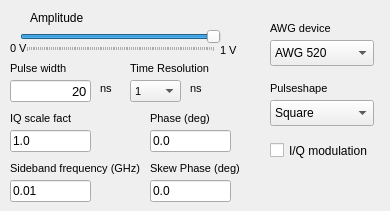
     <widget class="QWidget" name="tab_2">
      <attribute name="title">
       <string>AWG</string>
      </attribute>
      <widget class="QSlider" name="voltageSlider">
       <property name="geometry">
        <rect>
         <x>20</x>
         <y>30</y>
         <width>201</width>
         <height>22</height>
        </rect>
       </property>
       <property name="minimum">
        <number>0</number>
       </property>
       <property name="maximum">
        <number>1000</number>
       </property>
       <property name="singleStep">
        <number>5</number>
       </property>
       <property name="value">
        <number>1000</number>
       </property>
       <property name="sliderPosition">
        <number>1000</number>
       </property>
       <property name="orientation">
        <enum>Qt::Horizontal</enum>
       </property>
       <property name="invertedAppearance">
        <bool>false</bool>
       </property>
       <property name="invertedControls">
        <bool>false</bool>
       </property>
       <property name="tickPosition">
        <enum>QSlider::TicksBelow</enum>
       </property>
      </widget>
      <widget class="QComboBox" name="comboBoxTimeRes">
       <property name="geometry">
        <rect>
         <x>130</x>
         <y>80</y>
         <width>51</width>
         <height>22</height>
        </rect>
       </property>
       <property name="font">
        <font>
         <pointsize>8</pointsize>
        </font>
       </property>
       <item>
        <property name="text">
         <string>1</string>
        </property>
       </item>
       <item>
        <property name="text">
         <string>5</string>
        </property>
       </item>
       <item>
        <property name="text">
         <string>10</string>
        </property>
       </item>
       <item>
        <property name="text">
         <string>25</string>
        </property>
       </item>
       <item>
        <property name="text">
         <string>100</string>
        </property>
       </item>
      </widget>
      <widget class="QLabel" name="label_29">
       <property name="geometry">
        <rect>
         <x>130</x>
         <y>60</y>
         <width>91</width>
         <height>16</height>
        </rect>
       </property>
       <property name="font">
        <font>
         <pointsize>8</pointsize>
        </font>
       </property>
       <property name="text">
        <string>Time Resolution</string>
       </property>
      </widget>
      <widget class="QLabel" name="label_30">
       <property name="geometry">
        <rect>
         <x>190</x>
         <y>80</y>
         <width>21</width>
         <height>16</height>
        </rect>
       </property>
       <property name="font">
        <font>
         <pointsize>8</pointsize>
        </font>
       </property>
       <property name="text">
        <string>ns</string>
       </property>
      </widget>
      <widget class="QLabel" name="label_19">
       <property name="geometry">
        <rect>
         <x>30</x>
         <y>10</y>
         <width>101</width>
         <height>16</height>
        </rect>
       </property>
       <property name="text">
        <string>Amplitude</string>
       </property>
      </widget>
      <widget class="QLabel" name="label_20">
       <property name="geometry">
        <rect>
         <x>10</x>
         <y>40</y>
         <width>53</width>
         <height>16</height>
        </rect>
       </property>
       <property name="font">
        <font>
         <pointsize>8</pointsize>
        </font>
       </property>
       <property name="text">
        <string>0 V</string>
       </property>
      </widget>
      <widget class="QLabel" name="label_21">
       <property name="geometry">
        <rect>
         <x>220</x>
         <y>40</y>
         <width>51</width>
         <height>20</height>
        </rect>
       </property>
       <property name="font">
        <font>
         <pointsize>8</pointsize>
        </font>
       </property>
       <property name="text">
        <string>1 V</string>
       </property>
      </widget>
      <widget class="QLineEdit" name="lineEditPulsewidth">
       <property name="geometry">
        <rect>
         <x>10</x>
         <y>80</y>
         <width>81</width>
         <height>22</height>
        </rect>
       </property>
       <property name="font">
        <font>
         <pointsize>10</pointsize>
        </font>
       </property>
       <property name="text">
        <string>20</string>
       </property>
       <property name="alignment">
        <set>Qt::AlignRight|Qt::AlignTrailing|Qt::AlignVCenter</set>
       </property>
      </widget>
      <widget class="QLabel" name="label_31">
       <property name="geometry">
        <rect>
         <x>10</x>
         <y>60</y>
         <width>91</width>
         <height>16</height>
        </rect>
       </property>
       <property name="font">
        <font>
         <pointsize>8</pointsize>
        </font>
       </property>
       <property name="text">
        <string>Pulse width</string>
       </property>
      </widget>
      <widget class="QLabel" name="label_32">
       <property name="geometry">
        <rect>
         <x>100</x>
         <y>80</y>
         <width>21</width>
         <height>16</height>
        </rect>
       </property>
       <property name="font">
        <font>
         <pointsize>8</pointsize>
        </font>
       </property>
       <property name="text">
        <string>ns</string>
       </property>
      </widget>
      <widget class="QComboBox" name="awgSelectcomboBox">
       <property name="geometry">
        <rect>
         <x>270</x>
         <y>40</y>
         <width>104</width>
         <height>26</height>
        </rect>
       </property>
       <property name="font">
        <font>
         <pointsize>9</pointsize>
        </font>
       </property>
       <property name="currentIndex">
        <number>0</number>
       </property>
       <property name="maxVisibleItems">
        <number>2</number>
       </property>
       <property name="maxCount">
        <number>2</number>
       </property>
       <item>
        <property name="text">
         <string>AWG 520</string>
        </property>
       </item>
       <item>
        <property name="text">
         <string>AWG 5014c</string>
        </property>
       </item>
      </widget>
      <widget class="QComboBox" name="pulseshapecomboBox">
       <property name="geometry">
        <rect>
         <x>270</x>
         <y>100</y>
         <width>104</width>
         <height>26</height>
        </rect>
       </property>
       <property name="font">
        <font>
         <pointsize>9</pointsize>
        </font>
       </property>
       <property name="currentIndex">
        <number>0</number>
       </property>
       <property name="maxVisibleItems">
        <number>4</number>
       </property>
       <property name="maxCount">
        <number>4</number>
       </property>
       <item>
        <property name="text">
         <string>Square</string>
        </property>
       </item>
       <item>
        <property name="text">
         <string>Gaussian</string>
        </property>
       </item>
       <item>
        <property name="text">
         <string>Sech</string>
        </property>
       </item>
       <item>
        <property name="text">
         <string>Load Wfm</string>
        </property>
       </item>
      </widget>
      <widget class="QLabel" name="label_33">
       <property name="geometry">
        <rect>
         <x>270</x>
         <y>20</y>
         <width>61</width>
         <height>16</height>
        </rect>
       </property>
       <property name="font">
        <font>
         <pointsize>8</pointsize>
        </font>
       </property>
       <property name="text">
        <string>AWG device</string>
       </property>
      </widget>
      <widget class="QLabel" name="label_34">
       <property name="geometry">
        <rect>
         <x>270</x>
         <y>80</y>
         <width>61</width>
         <height>16</height>
        </rect>
       </property>
       <property name="font">
        <font>
         <pointsize>8</pointsize>
        </font>
       </property>
       <property name="text">
        <string>Pulseshape</string>
       </property>
      </widget>
      <widget class="QLineEdit" name="lineEditSBfreq">
       <property name="enabled">
        <bool>true</bool>
       </property>
       <property name="geometry">
        <rect>
         <x>10</x>
         <y>180</y>
         <width>81</width>
         <height>22</height>
        </rect>
       </property>
       <property name="text">
        <string>0.01</string>
       </property>
      </widget>
      <widget class="QLabel" name="label_35">
       <property name="geometry">
        <rect>
         <x>10</x>
         <y>160</y>
         <width>131</width>
         <height>16</height>
        </rect>
       </property>
       <property name="font">
        <font>
         <pointsize>8</pointsize>
        </font>
       </property>
       <property name="text">
        <string>Sideband frequency (GHz)</string>
       </property>
      </widget>
      <widget class="QCheckBox" name="checkBoxIQmod">
       <property name="enabled">
        <bool>true</bool>
       </property>
       <property name="geometry">
        <rect>
         <x>270</x>
         <y>140</y>
         <width>111</width>
         <height>21</height>
        </rect>
       </property>
       <property name="text">
        <string>I/Q modulation</string>
       </property>
      </widget>
      <widget class="QLineEdit" name="lineEditIQscale">
       <property name="enabled">
        <bool>true</bool>
       </property>
       <property name="geometry">
        <rect>
         <x>10</x>
         <y>130</y>
         <width>81</width>
         <height>22</height>
        </rect>
       </property>
       <property name="text">
        <string>1.0</string>
       </property>
      </widget>
      <widget class="QLineEdit" name="lineEditSkewPhase">
       <property name="enabled">
        <bool>true</bool>
       </property>
       <property name="geometry">
        <rect>
         <x>150</x>
         <y>180</y>
         <width>81</width>
         <height>22</height>
        </rect>
       </property>
       <property name="text">
        <string>0.0</string>
       </property>
      </widget>
      <widget class="QLabel" name="label_36">
       <property name="geometry">
        <rect>
         <x>10</x>
         <y>110</y>
         <width>61</width>
         <height>16</height>
        </rect>
       </property>
       <property name="font">
        <font>
         <pointsize>8</pointsize>
        </font>
       </property>
       <property name="text">
        <string>IQ scale factor</string>
       </property>
      </widget>
      <widget class="QLabel" name="label_37">
       <property name="geometry">
        <rect>
         <x>150</x>
         <y>160</y>
         <width>91</width>
         <height>16</height>
        </rect>
       </property>
       <property name="font">
        <font>
         <pointsize>8</pointsize>
        </font>
       </property>
       <property name="text">
        <string>Skew Phase (deg)</string>
       </property>
      </widget>
      <widget class="QLabel" name="label_38">
       <property name="geometry">
        <rect>
         <x>150</x>
         <y>110</y>
         <width>61</width>
         <height>16</height>
        </rect>
       </property>
       <property name="font">
        <font>
         <pointsize>8</pointsize>
        </font>
       </property>
       <property name="text">
        <string>Phase (deg)</string>
       </property>
      </widget>
      <widget class="QLineEdit" name="lineEditPhase">
       <property name="enabled">
        <bool>true</bool>
       </property>
       <property name="geometry">
        <rect>
         <x>150</x>
         <y>130</y>
         <width>81</width>
         <height>22</height>
        </rect>
       </property>
       <property name="text">
        <string>0.0</string>
       </property>
      </widget>
     </widget>
